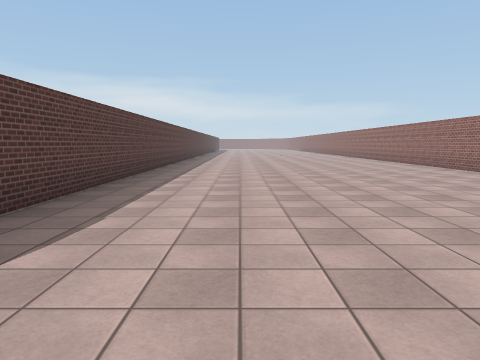
View 1 (above)

22 first-person views from a walk through a 3-D level made in the Unity game engine. The camera is 1.5 m above the floor, tilts 6° down and sees 70° across. The floor is counted in squares, 2 m on a side. Each view is taken from the middle of a square. On the plan, view 1 faces up. The plan holds only what a view shows up to about 11 squares ahead; the rest is blank. The place goes on beyond the plan. The player character is not drawn. Surface patterns are stand-ins for the level's own textures.

View 2
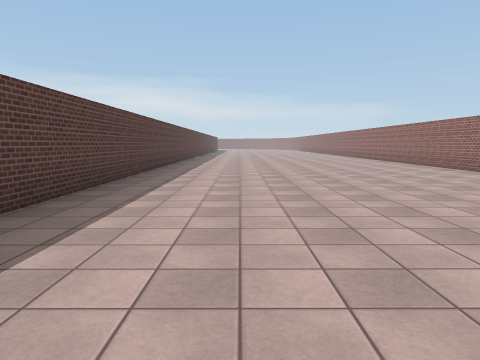

View 3
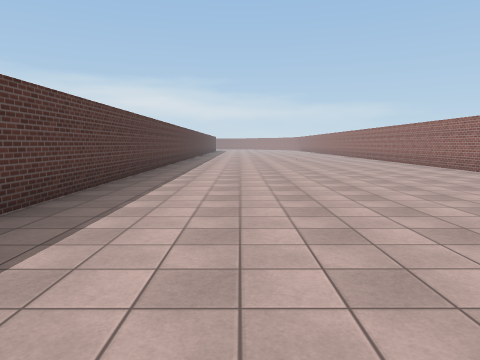

View 4
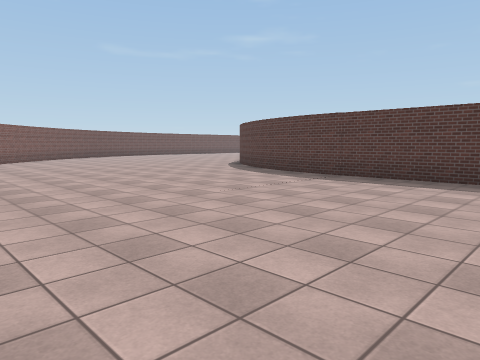

View 5
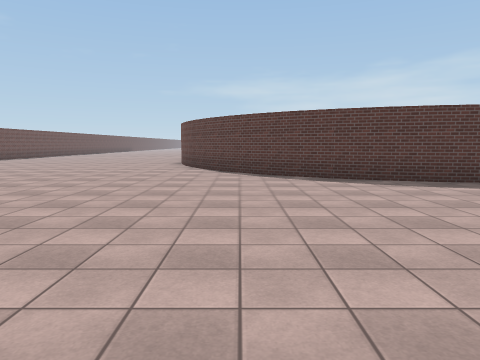

View 6
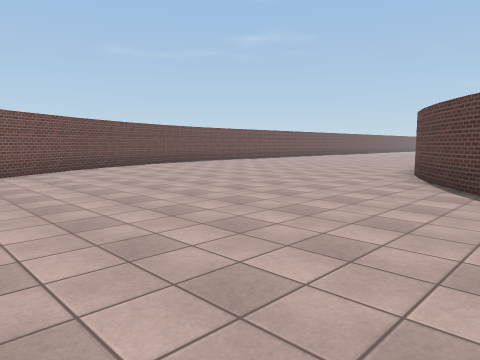

View 7
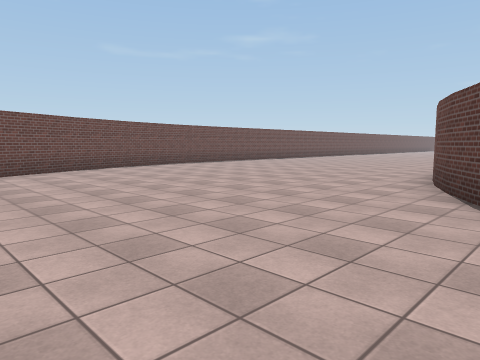

View 8
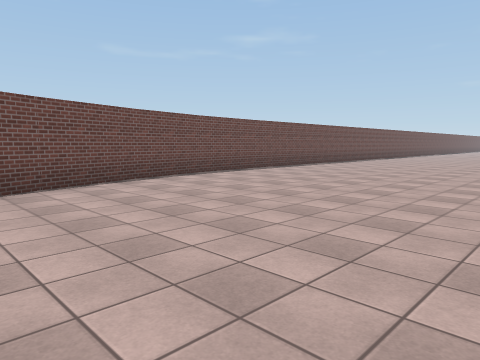

View 9
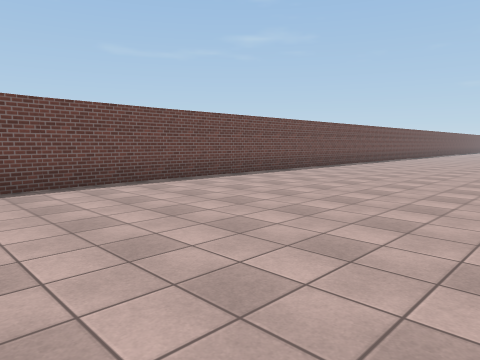

View 10
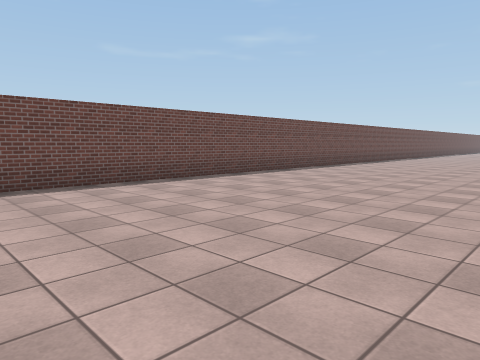

View 11
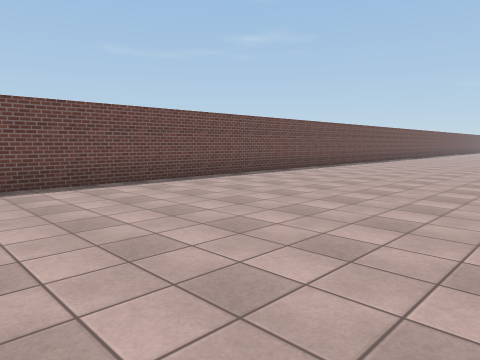

View 12
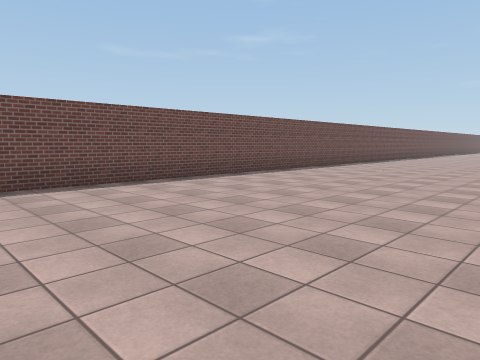

View 13
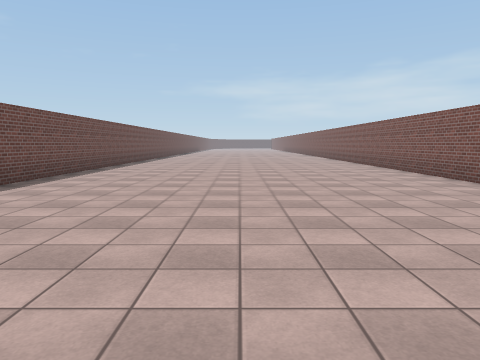

View 14
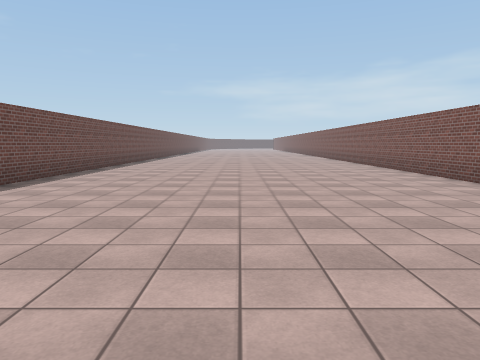

View 15
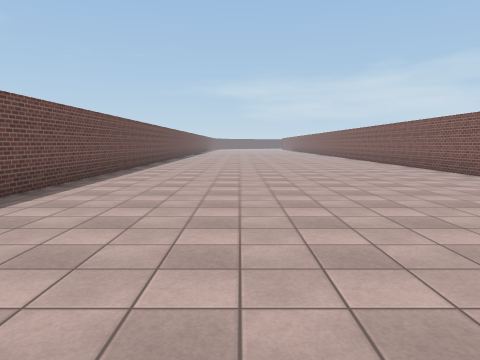

View 16
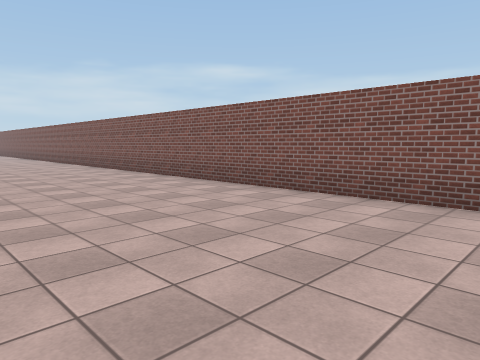

View 17
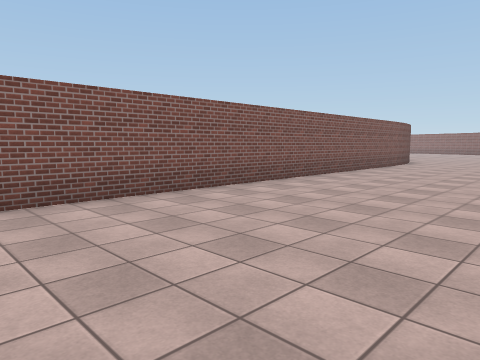

View 18
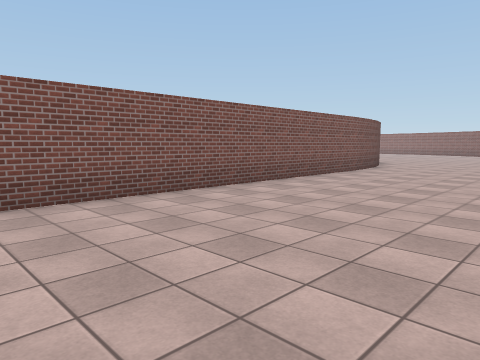

View 19
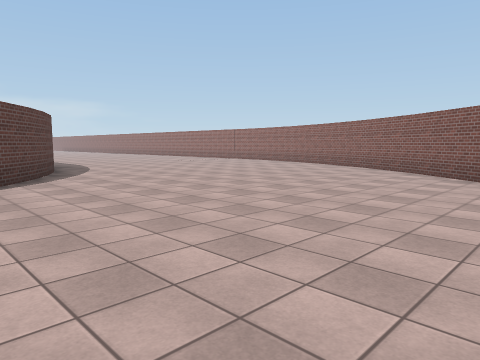

View 20
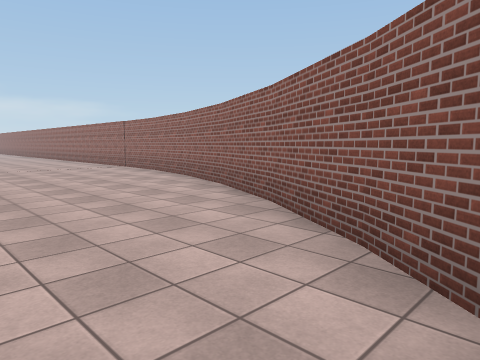

View 21
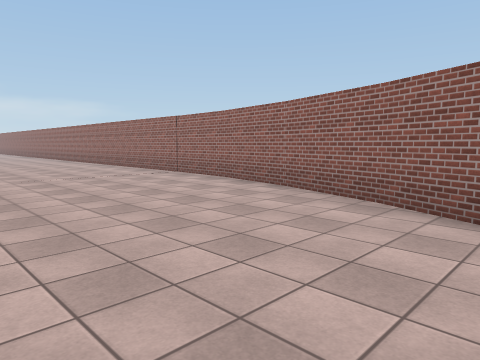

View 22
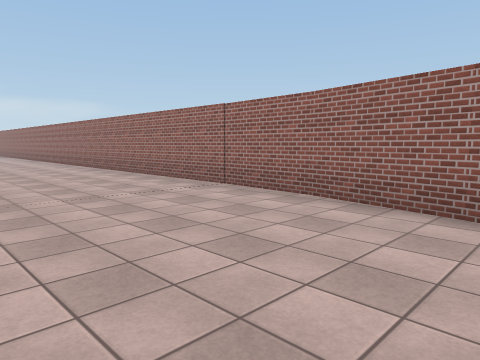

### Floor plan
Points are (right, up) in squares from view 1. A wall is a line through its corners. A room is listed if a view was taken in it or the views show most of it. See-through windows are left out.
Room 1 (views 1, 2, 3, 4, 5, 6, 7, 8, 9, 10, 11, 12, 13, 14, 15, 16, 17, 18, 19, 20, 21, 22)
walls: (-9, -5.2) (-9.8, -5.4) (-37.1, -5.4); (-7.8, -4.8) (-8.9, -5.2); (-6.9, -4.4) (-7.9, -4.9); (-6, -3.9) (-7, -4.5); (-5.3, -3.3) (-6.2, -4); (-4.6, -2.6) (-5.4, -3.4); (-4, -1.8) (-4.7, -2.7); (-8.8, -14.2) (-6.5, -13.8); (-6.7, -13.8) (-4.6, -13.2); (-3.4, -0.9) (-4, -1.9); (-4.7, -13.2) (-2.7, -12.3); (-3, 0) (-3.5, -1); (-2.8, -12.4) (-0.9, -11.3); (-2.7, 1) (-3.1, -0.1); (-1, -11.3) (-0.6, -10.9); (2.1, -8.6) (3.5, -6.8); (3.4, -6.9) (4.5, -5.1) (5.3, -3.2); (5.3, -3.3) (5.9, -1.2) (6.3, 0.8); (6.4, 0.8) (6.4, 17.1); (-2.6, 17) (-2.6, 1.9) (-2.8, 0.8); (-37, -14.4) (-8.6, -14.4)

Positions as (right, up) in squares from view 1, and headings:
1: (0, 0), facing up
2: (0, 3), facing up
3: (0, 6), facing up
4: (5, 7), facing down-left
5: (4, -3), facing left
6: (1, -2), facing down-left
7: (-1, -3), facing down-left
8: (-3, -7), facing down-left
9: (-7, -8), facing down-left
10: (-12, -8), facing down-left
11: (-17, -8), facing down-left
12: (-21, -8), facing down-left
13: (-21, -10), facing left
14: (-24, -10), facing left
15: (-26, -11), facing left
16: (-19, -10), facing up-left
17: (-23, -10), facing up-right
18: (-20, -10), facing up-right
19: (-6, -10), facing up-right
20: (1, -8), facing up-right
21: (1, -5), facing up-right
22: (2, -2), facing up-right
